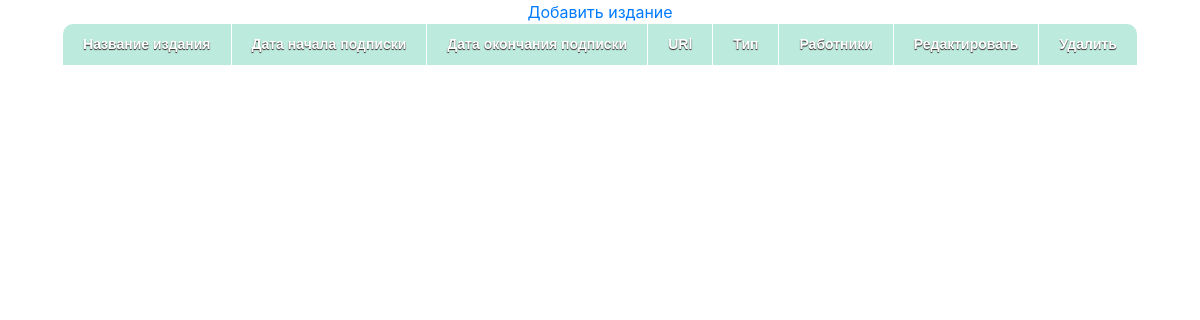
Before: /menu/editions with the older database file.
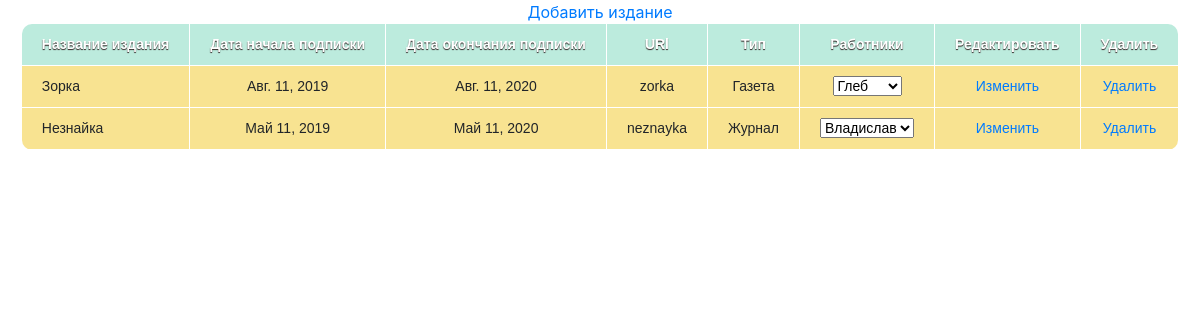
After: the same page with the newer database file.
### newspapers/models.py (models this page shows, shortened)
class Edition(models.Model):
    name_of_the_edition = models.CharField(max_length=100, verbose_name='Название газеты')
    start_data = models.DateField(verbose_name='Дата начала подписки')
    end_data = models.DateField(verbose_name='Дата конца подписки')
    slug = models.SlugField(unique=True, db_index=True, verbose_name='URL')
    worker = models.ManyToManyField(Worker)
    type = models.ForeignKey(TypeOfEdition, on_delete=models.PROTECT)
    class Meta:
        ordering = ['name_of_the_edition']
        verbose_name = 'Издание'
        verbose_name_plural = 'Издания'

class TypeOfEdition(models.Model):
    type = models.CharField(max_length=100, verbose_name='Тип')
    slug = models.SlugField(max_length=100, verbose_name='URL')
    def __str__(self):
        return f'{self.type}'
    class Meta:
        ordering = ['type']
        verbose_name = 'Тип издания'
        verbose_name_plural = 'Типы изданий'

### newspapers/views.py (the view)
# urls.py: path('editions', viewEditions.as_view(), name='editions'),
class viewEditions(ListView):
    model = Edition
    context_object_name = 'editions'
    template_name = 'all_editions.html'

### newspapers/models.py (called while the page is built)
    def __str__(self):
        return f'{self.first_name}'

### newspapers/templates/all_editions.html (shortened to what this page needs)
{% extends 'temp.html' %}
{% block body %}
    <body style="background-image: url('https://i.pinimg.com/originals/32/fd/6e/32fd6e742019beccda4acfc556820450.jpg')">
    <center>
        <a href="{% url 'add_editions' %}">Добавить издание</a>
        <table>
            <tr>
                <th>Название издания</th>
                <th>Дата начала подписки</th>
                <th>Дата окончания подписки</th>
                <th>URl</th>
                <th>Тип</th>
                <th>Работники</th>
                <th>Редактировать</th>
                <th>Удалить</th>
            </tr>
            {% for edition in editions %}
                <tr>
                    <td>{{ edition.name_of_the_edition }}</td>
                    <td>{{ edition.start_data }}</td>
                    <td>{{ edition.end_data }}</td>
                    <td>{{ edition.slug }}</td>
                    <td>{{ edition.type }}</td>
                    <td>
                    <select>
                        {% for i in edition.worker.all %}
                            <option>{{ i }}</option>
                        {% endfor %}
                            </select>
                        </td>
                    <td><a href="{% url 'edit_editions' edition.slug %}">Изменить</a></td>
                    <td><a href="{% url 'delete_editions' edition.slug %}">Удалить</a></td>
                </tr>
            {% endfor %}
        </table>
    </center>
    </body>
{% endblock %}

Changed rows visible on the page:
added Edition: name_of_the_edition "Зорка", start_data "Авг. 11, 2019", end_data "Авг. 11, 2020", slug "zorka", type "Газета"
added Edition: name_of_the_edition "Незнайка", start_data "Май 11, 2019", end_data "Май 11, 2020", slug "neznayka", type "Журнал"
